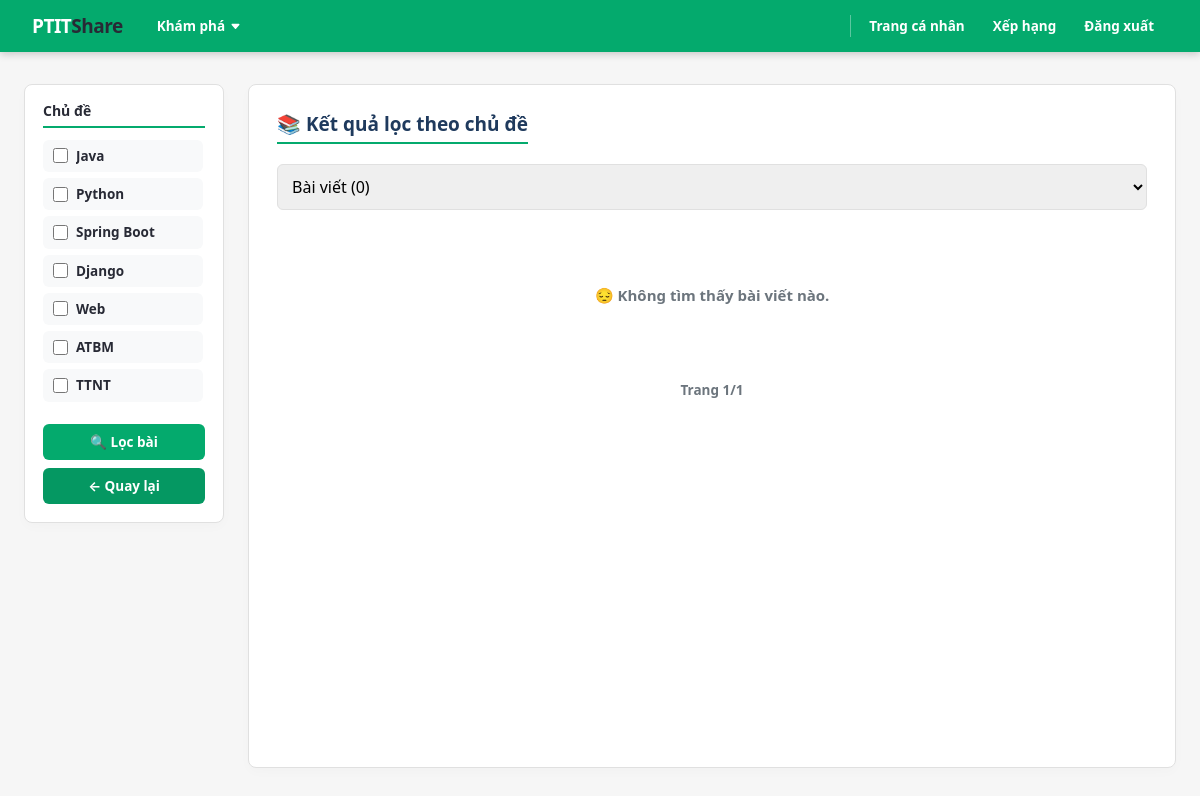
Screenshot of /blog/filter/ (signed in) with the database file from the repository.
### blog/models.py (models this page shows, shortened)
class Topic(models.Model):
    name = models.CharField(max_length=255, unique=True)

### blog/views.py (the view)
# urls.py: path('filter/', views.filter, name="filter"),
@login_required(login_url='blog:login')
def filter(request):
    topics = Topic.objects.all()
    selected_topics = request.GET.getlist('topics')
    articles = Article.objects.filter(topic__id__in=selected_topics).distinct()
    tests = Test.objects.filter(topic__id__in=selected_topics).distinct()
    practices = Practice.objects.filter(topic__id__in=selected_topics).distinct()
    page_number = request.GET.get('page')
    paginator_articles = Paginator(articles, 10)
    page_obj_articles = paginator_articles.get_page(page_number)
    paginator_tests = Paginator(tests, 10)  # Giả sử mỗi trang 10 mục
    page_obj_tests = paginator_tests.get_page(page_number)
    paginator_practices = Paginator(practices, 10)
    page_obj_practices = paginator_practices.get_page(page_number)
    return render(request, 'filter.html', {
        'topics': topics,
        'articles': page_obj_articles,
        'tests' : page_obj_tests,
        'practices' : page_obj_practices,
        'selected_topics': selected_topics,
    })

### blog/templates/filter.html (shortened to what this page needs)
<!DOCTYPE html>
<html lang="vi">
<head>
    <link rel="stylesheet" href="https://cdn.jsdelivr.net/npm/bootstrap@5.3.2/dist/css/bootstrap.min.css">
</head>
<body>
<nav class="navbar">
    <a class="nav-logo" href="#">PTIT<span>Share</span></a>
    <div class="nav-dropdown">
        <div class="nav-dropdown-btn">
            Khám phá
            <svg xmlns="http://www.w3.org/2000/svg" width="11" height="11" fill="currentColor" viewBox="0 0 16 16">
                <path d="M7.247 11.14 2.451 5.658C1.885 5.013 2.345 4 3.204 4h9.592a1 1 0 0 1 .753 1.659l-4.796 5.48a1 1 0 0 1-1.506 0z"/>
            </svg>
        </div>
    </div>
    <a href="{% url 'blog:this_user' %}" class="nav-link">Trang cá nhân</a>
    <a href="{% url 'blog:user-list' %}" class="nav-link">Xếp hạng</a>
    <a href="{% url 'blog:logout' %}" class="nav-link">Đăng xuất</a>
</nav>
<div class="container">
    <aside class="sidebar">
        <h2>Chủ đề</h2>
        <form method="get" action="">
            <div class="topic-group">
                {% for topic in topics %}
                    <label>
                        <input type="checkbox" name="topics" value="{{ topic.id }}"
                               {% if topic.id|stringformat:"s" in selected_topics %}checked{% endif %}>
                        <span>{{ topic.name }}</span>
                    </label>
                {% endfor %}
            </div>
            <div class="sidebar-buttons">
                <button type="submit" class="btn-action btn-submit">🔍 Lọc bài</button>
                <a href="{% url 'blog:home' %}" class="btn-action btn-back">← Quay lại</a>
            </div>
        </form>
    </aside>
    <main class="content">
        <h2>📚 Kết quả lọc theo chủ đề</h2>
        <div style="margin-bottom: 20px;">
            <select id="resultTypeSelector" onchange="showResult()" style="padding: 10px; border-radius: 6px; border: 1px solid var(--border); width: 100%; cursor: pointer;">
                <option value="articles">Bài viết ({{ articles.paginator.count }})</option>
            </select>
        </div>
     <div id="articles-container" class="result-container">
        <div class="articles-grid" >
            {% if articles %}
                {% for article in articles %}
                    <div class="article-card">
                        <h3><a href="{% url 'blog:article' article.id %}">{{ article.title }}</a></h3>
                        <div class="article-meta">
                            <span>✍️ <strong>{{ article.author.name }}</strong></span>
                            <span>📅 {{ article.created_at|date:"d/m/Y" }}</span>
                            <span>❤️ {{ article.likes.count }}</span>
                        </div>
                    </div>
                {% endfor %}
            {% else %}
                <div class="empty-state"><p>😔 Không tìm thấy bài viết nào.</p></div>
            {% endif %}
        </div>
        <div class="pagination">
            <span>Trang {{ articles.number }}/{{ articles.paginator.num_pages }}</span>
        </div>
    </div>
    </main>
</div>
</body>
</html>

### blog/templates/filter.html (style rules this page uses)
:root { --green: #04AA6D; --green-dark: #059862; --green-light: #e8f8f2; --dark: #282A35; --gray-bg: #f6f6f6; --border: #e0e0e0; --muted: #6c757d; }
*, *::before, *::after { box-sizing: border-box; margin: 0; padding: 0; }
body { font-family: var(--bs-body-font-family); background: var(--gray-bg); color: var(--dark); min-height: 100vh; display: flex; flex-direction: column; }
.navbar { background: var(--green); height: 52px; display: flex; align-items: center; padding: 0 32px; position: sticky; top: 0; z-index: 100; box-shadow: 0 2px 8px rgba(0,0,0,.2); }
.nav-logo { font-size: 19px; font-weight: 700; color: #fff; text-decoration: none; margin-right: 20px; letter-spacing: -.5px; white-space: nowrap; }
.nav-logo span { color: var(--dark); }
.nav-dropdown { position: relative; }
.nav-dropdown-btn { display: flex; align-items: center; gap: 5px; color: #fff; font-size: 13.5px; font-weight: 700; padding: 0 14px; height: 52px; cursor: pointer; user-select: none; transition: background .15s; }
.nav-dropdown-btn svg { transition: transform .2s; }
.nav-link { color: #fff; text-decoration: none; font-size: 13.5px; font-weight: 700; padding: 0 14px; height: 52px; display: flex; align-items: center; transition: background .15s; white-space: nowrap; }
.container { max-width: 1200px; margin: 32px auto; padding: 0 24px; display: grid; grid-template-columns: auto 1fr; gap: 24px; flex: 1; }
.pagination { display: flex; justify-content: center; align-items: center; gap: 10px; margin-top: 20px; }
.pagination span { font-size: 13.5px; font-weight: 700; color: var(--muted); }
.sidebar { background: white; padding: 18px; border-radius: 8px; border: 1px solid var(--border); box-shadow: 0 4px 12px rgba(0, 0, 0, 0.02); width: 200px; height: fit-content; position: sticky; top: 84px; }
.sidebar h2 { font-size: 14px; font-weight: 800; color: var(--dark); margin: 0 0 12px 0; padding-bottom: 6px; border-bottom: 2px solid var(--green); }
.topic-group { margin-bottom: 14px; max-height: 400px; overflow-y: auto; padding-right: 2px; }
.topic-group label { display: flex; align-items: center; padding: 6px 10px; background: #f8f9fa; border-radius: 6px; cursor: pointer; transition: background 0.15s; margin-bottom: 6px; }
.topic-group input[type="checkbox"] { margin-right: 8px; cursor: pointer; width: 15px; height: 15px; accent-color: var(--green); }
.topic-group span { color: var(--dark); font-size: 13.5px; font-weight: 600; white-space: nowrap; overflow: hidden; text-overflow: ellipsis; flex: 1; }
.sidebar-buttons { display: flex; flex-direction: column; gap: 8px; margin-top: 16px; }
.btn-action { display: inline-flex; align-items: center; justify-content: center; padding: 8px 12px; border: none; border-radius: 6px; cursor: pointer; font-size: 13.5px; font-weight: 700; transition: background 0.15s; text-decoration: none; text-align: center; }
.btn-submit { background: var(--green); color: white; }
.btn-back { background: var(--green-dark); color: white !important; }
.content { background: white; padding: 28px; border-radius: 8px; border: 1px solid var(--border); box-shadow: 0 4px 12px rgba(0, 0, 0, 0.02); }
.content h2 { font-size: 19px; font-weight: 800; color: #1f3a5d; margin: 0 0 20px 0; padding-bottom: 6px; border-bottom: 2px solid var(--green); display: inline-block; }
.articles-grid { display: grid; grid-template-columns: 1fr; gap: 14px; }
.empty-state { text-align: center; padding: 48px 16px; color: var(--muted); }
.empty-state p { font-size: 15px; font-weight: 600; margin: 6px 0; }

### rows the page displays
Topic: name "Java"
Topic: name "Python"
Topic: name "Spring Boot"
Topic: name "Django"
Topic: name "Web"
Topic: name "ATBM"
Topic: name "TTNT"

### other values shown
{{ articles.number }} "1"
{{ articles.paginator.num_pages }} "1"
